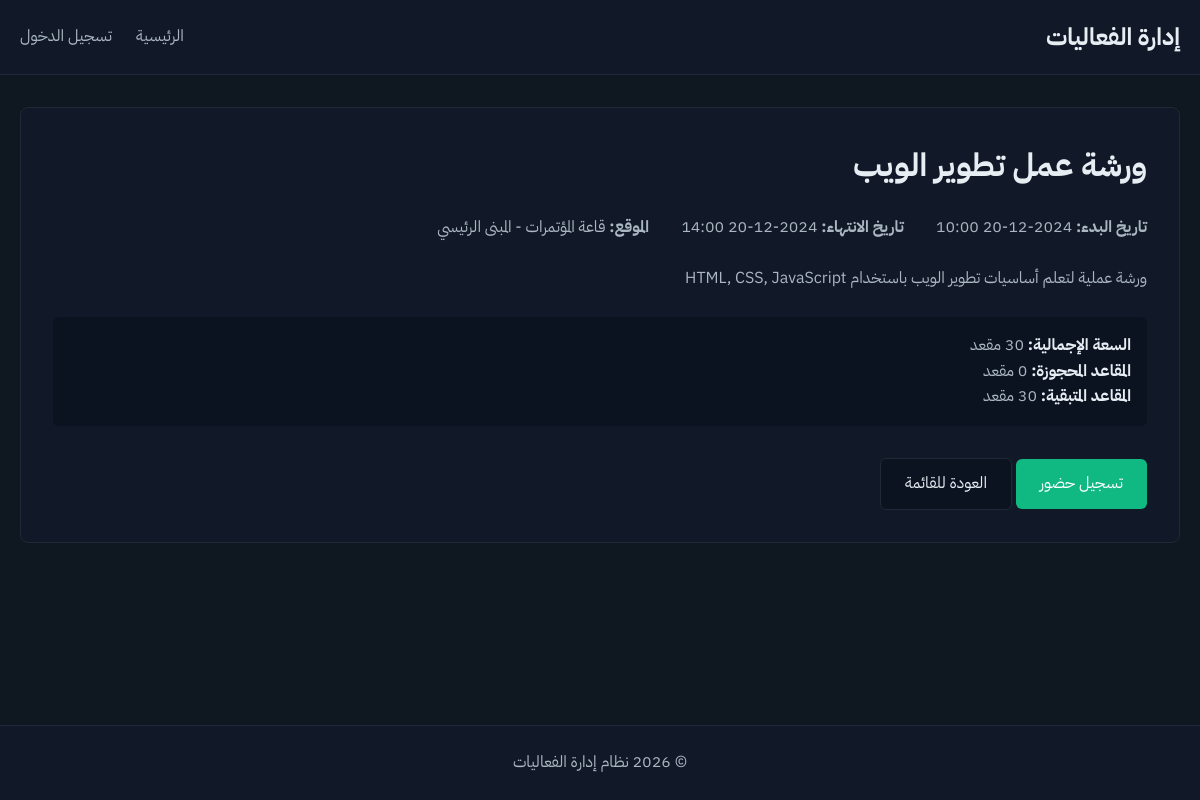
Screenshot of /pages/event_view.php?id=1 with the database file from the repository.
### tables this page shows
CREATE TABLE events (
  id INT AUTO_INCREMENT PRIMARY KEY,
  title VARCHAR(255) NOT NULL,
  description TEXT,
  location VARCHAR(255),
  start_datetime DATETIME NOT NULL,
  end_datetime DATETIME,
  capacity INT DEFAULT 0,
  image_filename VARCHAR(255),
  created_by INT,
  created_at TIMESTAMP DEFAULT CURRENT_TIMESTAMP,
  FOREIGN KEY (created_by) REFERENCES users(id) ON DELETE SET NULL
);

### includes/helpers.php (called while the page is built, shortened)
<?php
function escape($string) {
    return htmlspecialchars($string, ENT_QUOTES, 'UTF-8');
}
function formatDateTime($datetime) {
    $date = new DateTime($datetime);
    return $date->format('Y-m-d H:i');
}
function getBaseUrl() {
    if (defined('BASE_URL')) {
        $base = BASE_URL;
        return $base;
    }
    $scriptPath = $_SERVER['SCRIPT_NAME'];
    $scriptDir = dirname($scriptPath);
    return rtrim($scriptDir, '/\\');
}
function url($path) {
    $base = getBaseUrl();
    $path = ltrim($path, '/');
    if (strpos($path, '?') !== false) {
        $parts = explode('?', $path, 2);
        $file = $parts[0];
        $query = $parts[1];
        if (empty($base)) {
            return '/' . $file . '?' . $query;
        }
        return $base . '/' . $file . '?' . $query;
    }
    if (empty($base)) {
        return '/' . $path;
    }
    return $base . '/' . $path;
}

### pages/event_view.php (the view, shortened to what this page needs)
<?php
require_once __DIR__ . '/../includes/helpers.php';
require_once __DIR__ . '/../includes/auth.php';
$eventId = isset($_GET['id']) ? (int)$_GET['id'] : 0;
$stmt = $pdo->prepare("SELECT e.*,
        COUNT(r.id) as registered_count,
        COALESCE(SUM(r.seats), 0) as total_seats
        FROM events e
        LEFT JOIN registrations r ON e.id = r.event_id
        WHERE e.id = ?
        GROUP BY e.id");
$stmt->execute([$eventId]);
$event = $stmt->fetch();
$remainingSeats = $event['capacity'] > 0 ? max(0, $event['capacity'] - $event['total_seats']) : 0;
require_once __DIR__ . '/../includes/header.php';
?>
<div class="container">
    <div class="event-detail">
        <h1><?php echo escape($event['title']); ?></h1>
        <div class="event-detail-meta">
            <div>
                <strong>تاريخ البدء:</strong> <?php echo formatDateTime($event['start_datetime']); ?>
            </div>
            <?php if ($event['end_datetime']): ?>
                <div>
                    <strong>تاريخ الانتهاء:</strong> <?php echo formatDateTime($event['end_datetime']); ?>
                </div>
            <?php endif; ?>
            <?php if ($event['location']): ?>
                <div>
                    <strong>الموقع:</strong> <?php echo escape($event['location']); ?>
                </div>
            <?php endif; ?>
        </div>
        <?php if ($event['description']): ?>
            <div class="event-detail-description">
                <?php echo nl2br(escape($event['description'])); ?>
            </div>
        <?php endif; ?>
        <?php if ($event['capacity'] > 0): ?>
            <div class="capacity-info">
                <strong>السعة الإجمالية:</strong> <?php echo $event['capacity']; ?> مقعد<br>
                <strong>المقاعد المحجوزة:</strong> <?php echo $event['total_seats']; ?> مقعد<br>
                <strong>المقاعد المتبقية:</strong> <span data-remaining-seats="<?php echo $event['id']; ?>"><?php echo $remainingSeats; ?></span> مقعد
            </div>
        <?php endif; ?>
        <div class="event-actions" style="margin-top: 2rem;">
            <a href="<?php echo url('pages/register.php?event_id=' . $event['id']); ?>" class="btn btn-success">
                تسجيل حضور
            </a>
            <a href="<?php echo url('index.php'); ?>" class="btn btn-secondary">العودة للقائمة</a>
        </div>
    </div>
</div>
<?php require_once __DIR__ . '/../includes/footer.php'; ?>

### assets/css/styles.css (style rules this page uses)
:root { --bg-primary: #0f1720; --bg-card: #111827; --bg-card-alt: #0b1220; --text-primary: #E6EEF3; --text-secondary: #AAB7C2; --accent-primary: #7C3AED; --accent-success: #10B981; --accent-warning: #F59E0B; --accent-danger: #EF4444; --border-color: #1f2937; --transition: background-color 150ms ease; }
* { margin: 0; padding: 0; box-sizing: border-box; }
body { font-family: 'IBM Plex Sans Arabic', system-ui, sans-serif; background-color: var(--bg-primary); color: var(--text-primary); line-height: 1.6; min-height: 100vh; display: flex; flex-direction: column; }
.container { max-width: 1200px; margin: 0 auto; padding: 0 20px; width: 100%; }
.btn { display: inline-block; padding: 0.75rem 1.5rem; border: none; border-radius: 6px; text-decoration: none; font-family: inherit; font-size: 1rem; cursor: pointer; transition: var(--transition); text-align: center; }
.btn-success { background-color: var(--accent-success); color: white; }
.btn-secondary { background-color: var(--bg-card-alt); color: var(--text-primary); border: 1px solid var(--border-color); }
.event-detail { background-color: var(--bg-card); border: 1px solid var(--border-color); border-radius: 8px; padding: 2rem; margin-bottom: 2rem; }
.event-detail h1 { font-size: 2rem; margin-bottom: 1rem; color: var(--text-primary); }
.event-detail-meta { display: flex; flex-wrap: wrap; gap: 2rem; margin: 1.5rem 0; color: var(--text-secondary); }
.event-detail-description { color: var(--text-secondary); line-height: 1.8; margin: 1.5rem 0; }
.capacity-info { background-color: var(--bg-card-alt); padding: 1rem; border-radius: 6px; margin: 1rem 0; color: var(--text-secondary); }
.capacity-info strong { color: var(--text-primary); }

### rows the page displays
events: title "ورشة عمل تطوير الويب", start_datetime "2024-12-20 10:00", end_datetime "2024-12-20 14:00", location "قاعة المؤتمرات - المبنى الرئيسي", description "ورشة عملية لتعلم أساسيات تطوير الويب باستخدام HTML, CSS, JavaScript", capacity "30"
